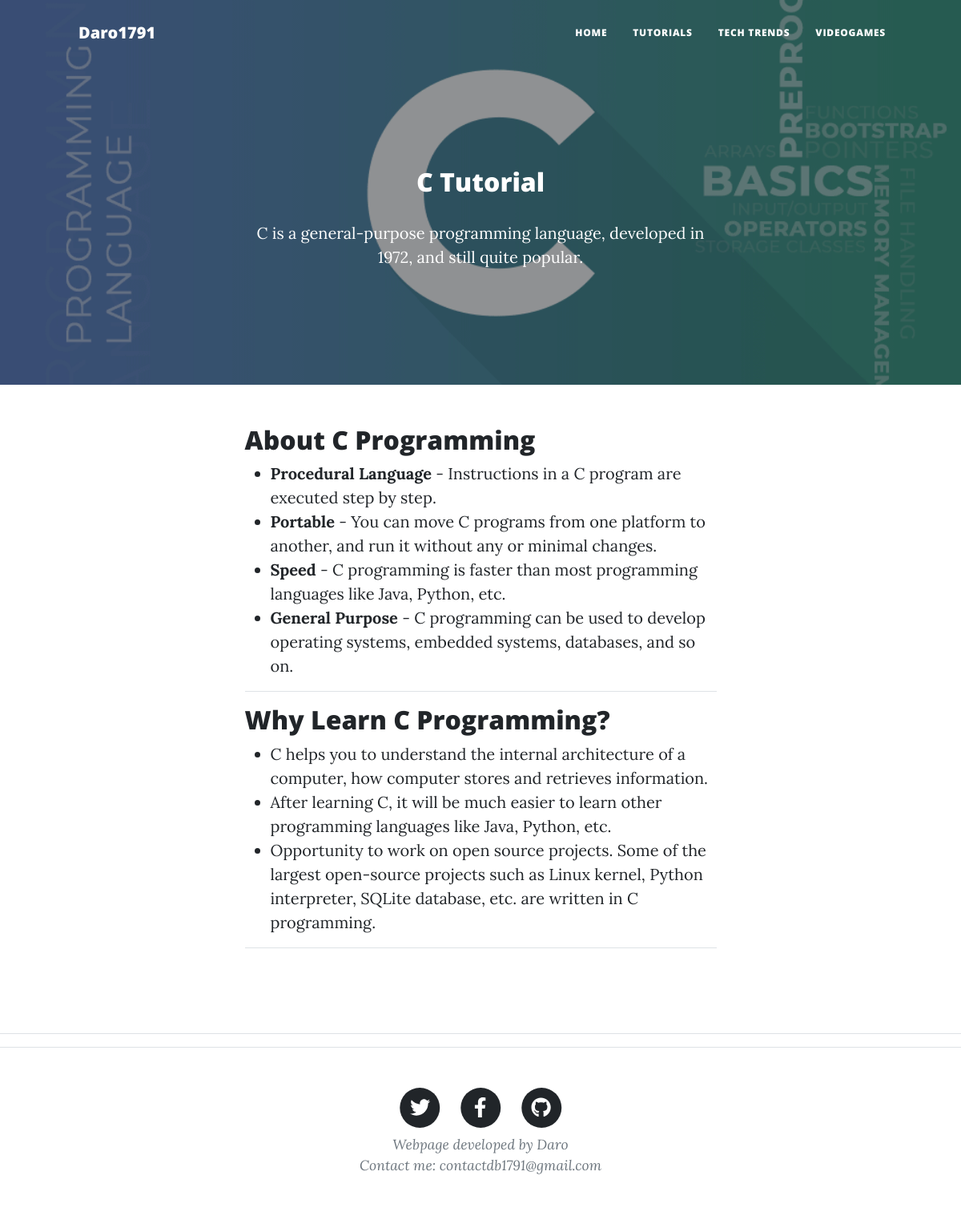
/c-tutorial/, run on the app's committed database.
### apps/blog/models.py (models this page shows, shortened)
class Post(models.Model):
    id = models.AutoField(primary_key=True)
    title = models.CharField('Title', max_length=100, blank=False, null=False)
    slug = models.CharField('Slug', max_length=100, blank=False, null=False)
    description = models.CharField('Description', max_length=150, blank=False, null=False)
    content = RichTextField()
    image = models.ImageField(upload_to='images/', blank=False, null=False)
    author = models.ForeignKey(Author,  on_delete=models.CASCADE)
    category = models.ForeignKey(Category,  on_delete=models.CASCADE)
    state = models.BooleanField('Published/Unpublished', default=True)
    creation_date = models.DateField('Creation date', auto_now=False, auto_now_add=True)
    class Meta:
        verbose_name = "Post"
        verbose_name_plural = "Posts"

### apps/blog/views.py (the view)
# urls.py: path('<slug:slug>/', postDetail, name='postDetail'),
def postDetail(request, slug):
    post = get_object_or_404(Post, slug=slug)
    return render(request, 'post.html', {'postDetail':post})

### templates/post.html (shortened to what this page needs)
{% extends "index.html" %}
{% load static %}
{% block imagen %}
{% static postDetail.image %}
{% endblock imagen %}
{% block main_title %}
<h2>{{ postDetail.title }}</h2>
<p>{{ postDetail.description }}</p>
{% endblock main_title %}
{% block content %}
{{ postDetail.content | safe}}
{% endblock content %}

### templates/index.html (shortened to what this page needs)
{% load static %}
<!DOCTYPE html>
<html lang="en">
    <head>
        <link href="{% static 'css/styles.css' %}" rel="stylesheet" />
        <link href="{% static 'css/clean-blog.css' %}" rel="stylesheet">
        <link href="{% static 'css/ultimate.css' %}" rel="stylesheet">
    </head>
    <body>
        <nav class="navbar navbar-expand-lg navbar-light" id="mainNav">
            <div class="container px-4 px-lg-5">
                <a class="navbar-brand" href="https://github.com/daro1791" target="_blank">Daro1791</a>
                <div class="collapse navbar-collapse" id="navbarResponsive">
                    <ul class="navbar-nav ms-auto py-4 py-lg-0">
                        <li class="nav-item"><a class="nav-link px-lg-3 py-3 py-lg-4" href="{% url 'blog:index' %}">Home</a></li>
                        <li class="nav-item"><a class="nav-link px-lg-3 py-3 py-lg-4" href="{% url 'blog:tutorials' %}">Tutorials </a></li>
                        <li class="nav-item"><a class="nav-link px-lg-3 py-3 py-lg-4" href="{% url 'blog:techtrends' %}">Tech Trends</a></li>
                        <li class="nav-item"><a class="nav-link px-lg-3 py-3 py-lg-4" href="{% url 'blog:videogames' %}">Videogames</a></li>
                    </ul>
                </div>
            </div>
        </nav>
        <header class="masthead" style="background-image: url({% block imagen %}{% static 'assets/img/home-bg.jpg' %}{% endblock imagen %})">
            <div class="container position-relative px-4 px-lg-5">
                <div class="row gx-4 gx-lg-5 justify-content-center">
                    <div class="col-md-10 col-lg-8 col-xl-7">
                        <div class="site-heading">
                            <h2>{% block main_title %}Tech Insight Hub{% endblock main_title %}</h2>
                        </div>
                    </div>
                </div>
            </div>
        </header>
        <div class="container px-4 px-lg-5">
            <div class="row gx-4 gx-lg-5 justify-content-center">
                <div class="col-md-10 col-lg-8 col-xl-7">
                    {% block content %}{% endblock content %}
                </div>
            </div>
        </div>
          <hr>
        <footer class="border-top">
            <div class="container px-4 px-lg-5">
                <div class="row gx-4 gx-lg-5 justify-content-center">
                    <div class="col-md-10 col-lg-8 col-xl-7">
                        <ul class="list-inline text-center">
                            <li class="list-inline-item">
                                <a href="#!">
                                    <span class="fa-stack fa-lg">
                                        <i class="fas fa-circle fa-stack-2x"></i>
                                        <i class="fab fa-twitter fa-stack-1x fa-inverse"></i>
                                    </span>
                                </a>
                            </li>
                            <li class="list-inline-item">
                                <a href="#!">
                                    <span class="fa-stack fa-lg">
                                        <i class="fas fa-circle fa-stack-2x"></i>
                                        <i class="fab fa-facebook-f fa-stack-1x fa-inverse"></i>
                                    </span>
                                </a>
                            </li>
                            <li class="list-inline-item">
                                <a href="#!">
                                    <span class="fa-stack fa-lg">
                                        <i class="fas fa-circle fa-stack-2x"></i>
                                        <i class="fab fa-github fa-stack-1x fa-inverse"></i>
                                    </span>
                                </a>
                            </li>
                        </ul>
                        <div class="small text-center text-muted fst-italic mt-2">Webpage developed by Daro</div>
                        <div class="small text-center text-muted fst-italic">Contact me: contactdb1791@gmail.com</div>
                    </div>
                </div>
            </div>
        </footer>
    </body>
</html>

### static/css/clean-blog.css (style rules this page uses)
body { font-size: 20px; color: #212529; font-family: 'Lora', 'Times New Roman', serif; }
p { line-height: 1.5; margin: 30px 0; }
h1, h2, h3, h4, h5, h6 { font-weight: 800; font-family: 'Open Sans', 'Helvetica Neue', Helvetica, Arial, sans-serif; }
a { color: #212529; -webkit-transition: all 0.2s; transition: all 0.2s; }
#mainNav { position: absolute; border-bottom: 1px solid #e9ecef; background-color: white; font-family: 'Open Sans', 'Helvetica Neue', Helvetica, Arial, sans-serif; }
#mainNav .navbar-brand { font-weight: 800; color: #343a40; }
#mainNav .navbar-nav > li.nav-item > a { font-size: 12px; font-weight: 800; letter-spacing: 1px; text-transform: uppercase; }
@media only screen and (min-width: 992px) { #mainNav { border-bottom: 1px solid transparent; background: transparent; } }
@media only screen and (min-width: 992px) { #mainNav .navbar-brand { padding: 10px 20px; color: #fff; } }
@media only screen and (min-width: 992px) { #mainNav .navbar-nav > li.nav-item > a { padding: 10px 20px; color: #fff; } }
@media only screen and (min-width: 992px) { #mainNav { -webkit-transition: background-color 0.2s; transition: background-color 0.2s; -webkit-transform: translate3d(0, 0, 0); transform: translate3d(0, 0, 0); } }
header.masthead { margin-bottom: 50px; background: no-repeat center center; background-color: #868e96; background-attachment: scroll; position: relative; background-size: cover; height: 60vh; }
header.masthead .page-heading, header.masthead .post-heading, header.masthead .site-heading { padding: 0px 0 150px; color: white; }
@media only screen and (min-width: 768px) { header.masthead .page-heading, header.masthead .post-heading, header.masthead .site-heading { padding: 0px 0; } }
header.masthead .page-heading, header.masthead .site-heading { text-align: center; }
footer { padding: 50px 0 65px; }
footer .list-inline { margin: 0; padding: 0; }
p { text-align: center; }

### data on the page
Post: image (picture), title "C Tutorial", description "C is a general-purpose programming language, developed in 1972, and still quite popular.", content "About C Programming Procedural Language - Instructions in a C program are executed step by step. Portable - You can move C programs from one platform to another, and run it without any or minimal changes. Speed - C programming is faster than most programming languages like Java, Python, etc. General Purpose - C programming can be used to develop operating systems, embedded systems, databases, and so on. Why Learn C Programming? C helps you to understand the internal architecture of a computer, how computer stores and retrieves information. After learning C, it will be much easier to learn other programming languages like Java, Python, etc. Opportunity to work on open source projects. Some…"
